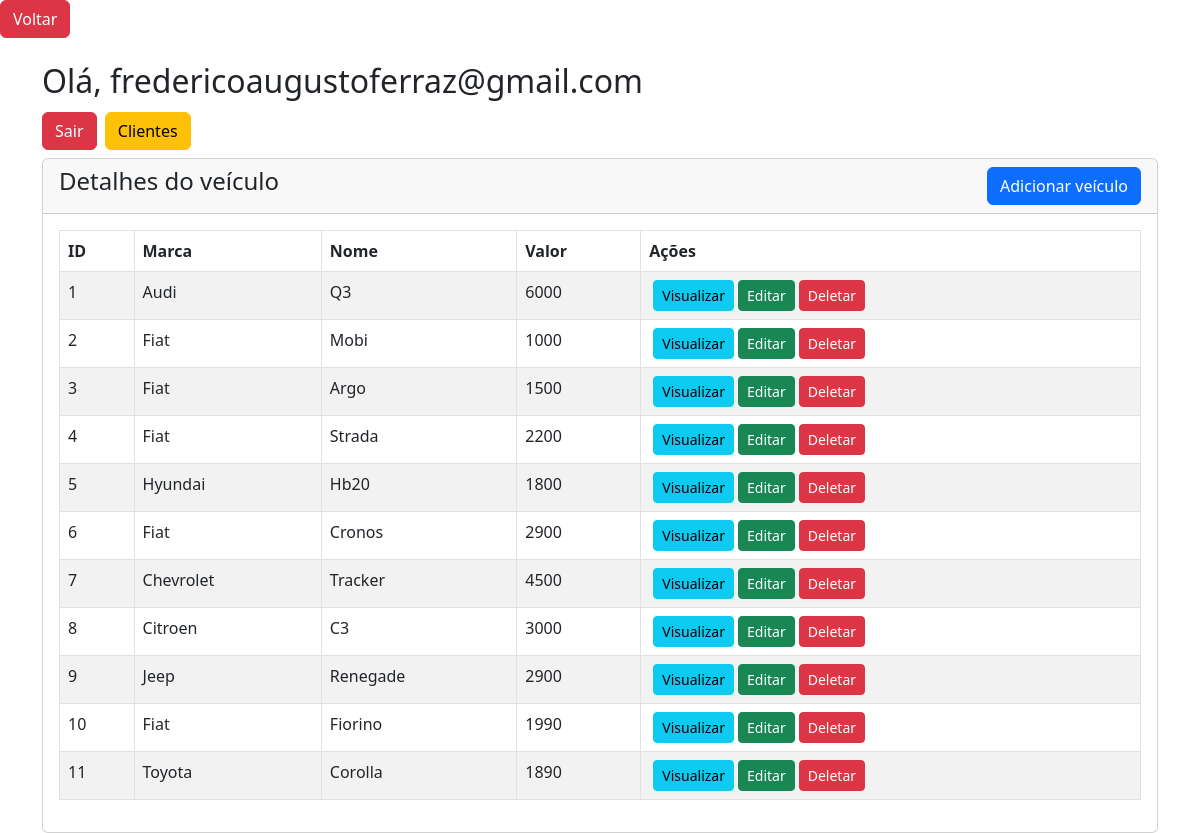
/sistemacarros.php (signed in), run on the app's committed database.
### tables this page shows
CREATE TABLE `carros` (
  `id_carros` int NOT NULL AUTO_INCREMENT,
  `img` char(30) DEFAULT NULL,
  `marca` char(30) DEFAULT NULL,
  `nome` char(30) DEFAULT NULL,
  `valor` decimal(30,0) DEFAULT NULL,
  PRIMARY KEY (`id_carros`)
);

### sistemacarros.php (the view, shortened to what this page needs)
<?php
require 'conexao.php';
?>
<!DOCTYPE html>
<html lang="en">
<head>
    <link href="https://cdn.jsdelivr.net/npm/bootstrap@5.3.0/dist/css/bootstrap.min.css" rel="stylesheet"
>
</head>
<body>
<a href="aluguel.php" class="btn btn-danger">Voltar</a>
<div class="container mt-4">
<h2>Olá, <?php echo $_SESSION['email'];?></h2>
<h2><a href="logout.php" class="btn btn-danger">Sair</a>
<span><a href="sistema.php" class="btn btn-warning">Clientes</a></span></h2>
<div class="row">
    <div class="col-md-12">
        <div class="card">
            <div class="card-header">
                <h4>Detalhes do veículo
                    <a href="cadastrarcarro.php" class="btn btn-primary float-end">Adicionar veículo</a>
                </h4>
            </div>
            <div class="card-body">
                <table class="table table-bordered table-striped">
                    <thead>
                        <tr>
                            <th>ID</th>
                            <th>Marca</th>
                            <th>Nome</th>
                            <th>Valor</th>
                            <th>Ações</th>
                        </tr>
                    </thead>
                    <tbody>
                        <?php
                            $query = "SELECT * FROM carros";
                            $query_run = mysqli_query($con, $query);
                            if(mysqli_num_rows($query_run) > 0)
                            {
                                foreach($query_run as $id_carros)
                                {
                                    ?>
                                    <tr>
                                        <td><?= $id_carros['id_carros']; ?></td>
                                        <td><?= $id_carros['marca']; ?></td>
                                        <td><?= $id_carros['nome']; ?></td>
                                        <td><?= $id_carros['valor']; ?></td>
                                        <td>
                                            <div class="d-flex">
                                                <a href="visualizarcarro.php?id=<?= $id_carros['id_carros']; ?>" class="btn btn-info btn-sm mx-1">Visualizar</a>
                                                <a href="editarcarro.php?id=<?= $id_carros['id_carros']; ?>" class="btn btn-success btn-sm">Editar</a>
                                                <form action="codecarro.php" method="POST" class="mx-1">
                                                    <button type="submit" name="delete" value="<?=$id_carros['id_carros'];?>" class="btn btn-danger btn-sm">Deletar</button>
                                                </form>
                                            </div>
                                        </td>
                                    </tr>
                                    <?php
                                }
                            }
                            else
                            {
                                echo "<h5> Nenhum veículo cadastrado </h5>";
                            }
                        ?>
                    </tbody>
                </table>
            </div>
        </div>
    </div>
</div>
</div>
</body>
</html>

### data on the page
carros: id_carros "1", marca "Audi", nome "Q3", valor "6000"
carros: id_carros "2", marca "Fiat", nome "Mobi", valor "1000"
carros: id_carros "3", marca "Fiat", nome "Argo", valor "1500"
carros: id_carros "4", marca "Fiat", nome "Strada", valor "2200"
carros: id_carros "5", marca "Hyundai", nome "Hb20", valor "1800"
carros: id_carros "6", marca "Fiat", nome "Cronos", valor "2900"
carros: id_carros "7", marca "Chevrolet", nome "Tracker", valor "4500"
carros: id_carros "8", marca "Citroen", nome "C3", valor "3000"
carros: id_carros "9", marca "Jeep", nome "Renegade", valor "2900"
carros: id_carros "10", marca "Fiat", nome "Fiorino", valor "1990"
carros: id_carros "11", marca "Toyota", nome "Corolla", valor "1890"

### other printed values
$_SESSION['email'] "fredericoaugustoferraz@gmail.com"
